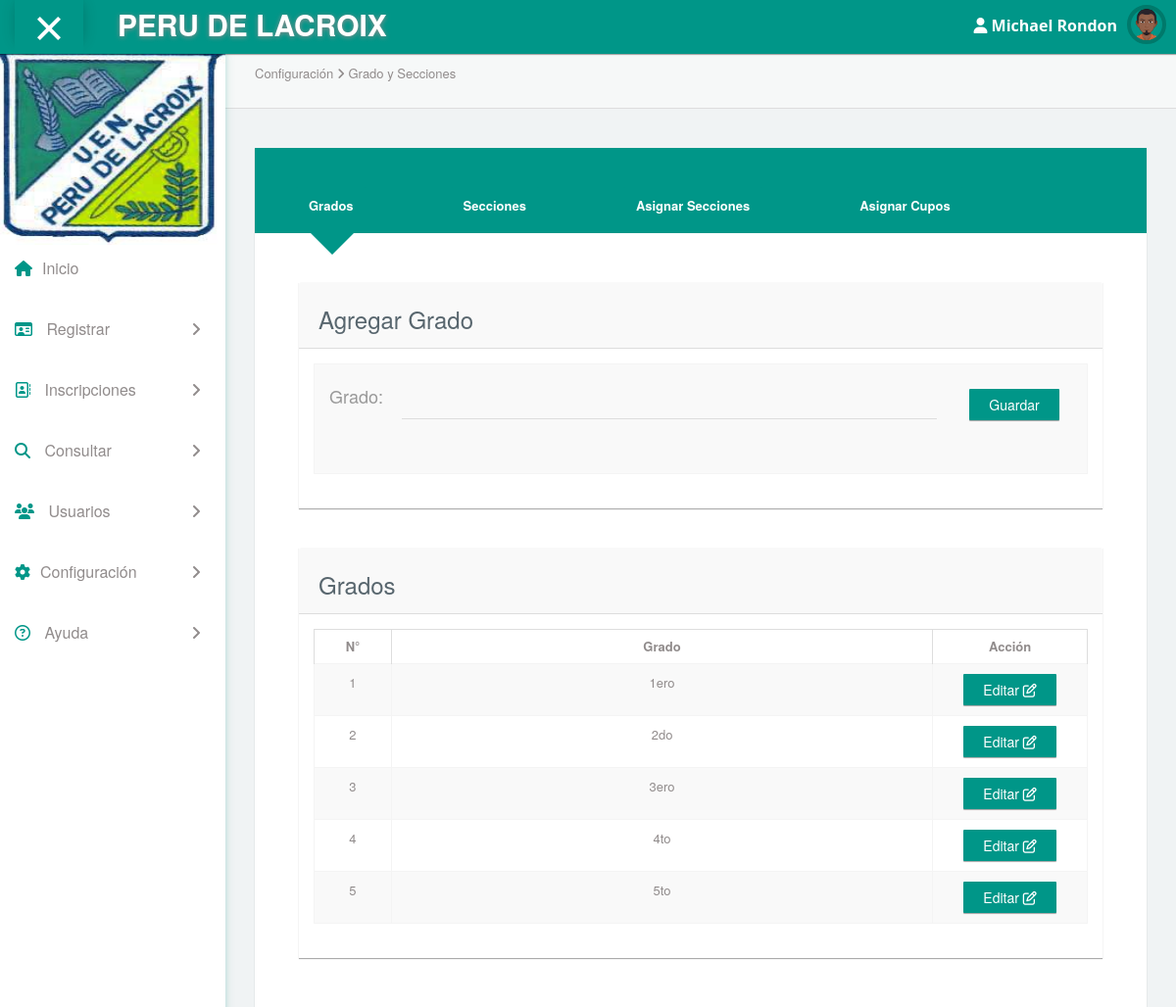
Page /?view=config&mode=GradoSecciones (signed in) on the committed database.
### tables this page shows
CREATE TABLE `menu` (
  `id_menu` tinyint(4) NOT NULL,
  `logo` text NOT NULL,
  `nombre` varchar(255) DEFAULT NULL
);

CREATE TABLE `usuario` (
  `id_usuario` int(11) NOT NULL,
  `usuario` varchar(100) NOT NULL,
  `clave` varchar(100) NOT NULL,
  `nombre` varchar(50) NOT NULL,
  `apellido` varchar(50) NOT NULL,
  `id_tipo_usu` int(11) NOT NULL,
  `id_status` int(11) NOT NULL,
  `foto` varchar(255) NOT NULL DEFAULT 'default.png'
);

CREATE TABLE `grado` (
  `id_grado` int(11) NOT NULL,
  `grado` varchar(10) NOT NULL
);

### core/bin/functions/Users.php (called while the page is built, shortened)
<?php
	function Users(){
		$db=new Conexion();
		$sql=$db->query("SELECT * FROM usuario;");
		if($db->rows($sql)>0){
			while($data=$db->recorrer($sql)){
				$users[$data['id_usuario']]=$data;
			}
		}else{
			$users=$_SESSION['users'];
		}
		return $_SESSION['users'];
	}
?>

### core/core.php (called while the page is built, shortened)
<?php
	require('core/models/classConexion.php');
	require('core/bin/functions/Users.php');
	require('core/bin/functions/Menu.php');
	$_users=Users();
	$_menu=Menu();
	if(isset($_SESSION['app_id'])){
		require('core/bin/functions/Grado.php');
		$_grado=Grado();
	}
?>

### core/models/classConexion.php (called while the page is built, shortened)
<?php
	class Conexion extends mysqli{
		public function rows($query){
			return mysqli_num_rows($query);
		}
		public function liberar($query){
			return mysqli_free_result($query);
		}
		public function recorrer($query){
			return mysqli_fetch_array($query);
		}
	}
?>

### core/bin/functions/Menu.php (called while the page is built, shortened)
<?php
	function Menu(){
		$db=new Conexion();
		$sql=$db->query("SELECT * FROM menu;");
		if($db->rows($sql)>0){
			while($data=$db->recorrer($sql)){
				$_menu[$data['id_menu']]=$data;
			}
		}else{
			$_menu=false;
		}
		return $_menu;
	}
?>

### core/bin/functions/Grado.php (called while the page is built, shortened)
<?php
	function Grado(){
		$db=new Conexion();
		$sql=$db->query("SELECT * FROM grado;");
		if($db->rows($sql)>0){
			while($data=$db->recorrer($sql)){
				$_grado[$data['id_grado']]=$data;
			}
		}else{
			$_grado=false;
		}
		return $_grado;
	}
?>

### html/configuracion/allGradoSecciones.php (the view, shortened to what this page needs)
<!DOCTYPE html>
<html>
	<?php
		if($_users[$_SESSION['app_id']]['id_tipo_usu']==1 || $_users[$_SESSION['app_id']]['id_tipo_usu']==2){
			include(HTML_DIR."overall/header.php");
					?>
				<body>
					<?php
				      	include(HTML_DIR."overall/menu.php");
				    ?>
					<div id="content">
						<div class="panel box-shadow-none content-header">
			                <div class="panel-body">
			                    <div class="col-md-9">
			                        <p class="animated fadeInDown">
			                          	Configuración <span class="fa-angle-right fa"></span> Grado y Secciones
			                        </p>
			                    </div>
			                </div>
			            </div>
			            <div class="col-md-12">
                  			<div class="col-md-12">
                                <div class="col-md-12 tabs-area">
	    			                <ul id="tabs-demo6" class="nav nav-tabs nav-tabs-v6" role="tablist">
                      					<li role="presentation" class="active">
                        					<a href="#tabs-demo7-area1" id="tabs-demo6-1" role="tab" data-toggle="tab" aria-expanded="true">Grados</a>
                      					</li>
                      					<li role="presentation" class="">
                        					<a href="#tabs-demo7-area2" role="tab" id="tabs-demo6-2" data-toggle="tab" aria-expanded="false">Secciones</a>
                      					</li>
                      					<li role="presentation">
                        					<a href="#tabs-demo7-area3" id="tabs-demo6-3" role="tab" data-toggle="tab" aria-expanded="false">Asignar Secciones</a>
                      					</li>
                      					<li role="presentation" class="">
                        					<a href="#tabs-demo7-area4" role="tab" id="tabs-demo6-4" data-toggle="tab" aria-expanded="false">Asignar Cupos</a>
                      					</li>
                    				</ul>
                    				<div id="tabsDemo6Content" class="tab-content tab-content-v6 col-md-12">
                      					<div role="tabpanel" class="tab-pane fade active in" id="tabs-demo7-area1" aria-labelledby="tabs-demo7-area1">
                        					<div class="col-md-12 top-20 padding-0">
			                					<div class="col-md-12">
			                    					<div class="panel">
			                    						<div class="panel-heading"><h3>Agregar Grado</h3></div>
			                   							<div class="panel-body">
			                    							<div class="responsive-table">
			                    								<table class="table table-striped table-bordered" width="100%" cellspacing="0">
			                    									<tbody>
			                      										<tr>
																			<td>
																				<form class="cmxform" id="form_grado" method="post" action="?view=config&mode=AddGrado">
																					<div class="form-group form-animate-text col-md-1 col-sm-1 col-xs-1" style="margin-top:0px !important;">
							                              								<label>Grado:</label>
							                            							</div>
							                            							<div class="form-group form-animate-text col-md-9 col-sm-9 col-xs-9" style="margin-top:0px !important;">
							                              								<input type="text" class="form-text" id="grado" name="grado" required maxlength="10">
							                            							</div>
							                            							<div class="col-md-2 col-sm-2 col-xs-2">
								                              							<input class="submit btn btn-teal" type="submit" value="Guardar">
								                        							</div>
																				</form>
																			</td>
																		</tr>
			                    									</tbody>
			                      								</table>
			                    							</div>
			                  							</div>
			                						</div>
			              						</div>
			            					</div>
								            <div class="col-md-12 top-20 padding-0">
								                <div class="col-md-12">
								                    <div class="panel">
								                    	<div class="panel-heading"><h3>Grados</h3></div>
								                   		<div class="panel-body">
								                    		<div class="responsive-table">
								                    			<table id="datatables-grado" class="table table-striped table-bordered" width="100%" cellspacing="0">
								                    				<thead>
								                      					<tr>
								                      						<th style="width: 10%; text-align: center;">N°</th>
																			<th style="text-align: center;">Grado</th>
																			<?php
																				if($_users[$_SESSION['app_id']]['id_tipo_usu']==1){
																					?>
																						<th style="width: 20%; text-align: center;">Acción</th>
																					<?php
																				}
																			?>
																		</tr>
								                    				</thead>
								                    				<tbody>
								                      					<?php
																			if($_grado>0){
																				$contador=1;
																				foreach ($_grado as $grado) {
																					?>
																						<tr>
																							<td style="width: 10%; text-align: center;"><?php echo $contador;?></td>
																							<td style="text-align: center;"><?php echo $grado['grado'];?></td>
																							<?php
																								if($_users[$_SESSION['app_id']]['id_tipo_usu']==1){
																									?>
																										<td style="width: 20%; text-align: center;">
																											<a href="?view=config&mode=EditGrado&id=<?php echo $grado['id_grado'];?>">
																												<button class="btn btn-teal" type="button" aria-haspopup="true">
																		    										Editar <i class="fa fa-pencil-square-o" aria-hidden="true"></i>
																		  										</button>
																		  									</a>
																										</td>
																									<?php
																								}
																							?>
																						</tr>
																					<?php
																					$contador++;
																				}
																			}
																		?>
								                    				</tbody>
								                      			</table>
								                    		</div>
								                  		</div>
								                	</div>
								              	</div>
								            </div>
                      					</div>
                    				</div>
                  				</div>
                  			</div>
              			</div>
					</div>
				</body>
			<?php
		}else{
			header('location: ?view=index');
		}
	?>
</html>

### html/overall/menu.php (shortened to what this page needs)
<nav class="navbar navbar-default header navbar-fixed-top">
    <div class="col-md-12 nav-wrapper">
        <div class="navbar-header" style="width:100%;">
            <div class="opener-left-menu is-open">
                <span class="bottom"></span>
            </div>
            <a href="?view=index" class="navbar-brand">
                <b><?php echo $_menu[1]['nombre'];?></b>
            </a>
            <ul class="nav navbar-nav navbar-right user-nav">
                <li class="user-name"><span><i class="fa fa-user" aria-hidden="true"></i> <?php echo $_users[$_SESSION['app_id']]['nombre']." ".$_users[$_SESSION['app_id']]['apellido'];?></span></li>
                <li class="dropdown avatar-dropdown" style="margin-right: 10px;">
                	<img src="asset/images/<?php echo $_users[$_SESSION['app_id']]['foto'];?>" class="img-circle avatar" alt="user name" data-toggle="dropdown" aria-haspopup="true" aria-expanded="true"/>
                </li>
            </ul>
        </div>
    </div>
</nav>
<div class="container-fluid mimin-wrapper">
    <div id="left-menu">
        <div class="sub-left-menu scroll">
            <ul class="nav nav-list">
                <li><div class="left-bg"><img src="asset/images/<?php echo $_menu[1]['logo'];?>"></div></li>
                <br><br><br><br><br>
                <li id="inicio" class="ripple"><a href="?view=index" class='navegacion'><span class="fa-home fa color-teal"></span>Inicio</a></li>
                <li class="ripple">
                    <a class="tree-toggle nav-header" id="registro">
    	                <span class="fa fa-id-card-o color-teal"></span> Registrar
                        <span class="fa-angle-right fa right-arrow text-right"></span>
                    </a>
                </li>
                <li class="ripple">
                    <a class="tree-toggle nav-header" id="inscripcion">
                        <span class="fa fa-address-book-o color-teal"></span> Inscripciones
                        <span class="fa-angle-right fa right-arrow text-right"></span>
                    </a>
                </li>
                <li class="ripple">
                    <a class="tree-toggle nav-header" id="consulta">
        	            <span class="fa fa-search color-teal"></span> Consultar
                        <span class="fa-angle-right fa right-arrow text-right"></span>
                    </a>
                </li>
                <?php
                    if($_users[$_SESSION['app_id']]['id_tipo_usu']==1){
                        ?>
                            <li class="ripple">
                                <a class="tree-toggle nav-header" id="usuario">
                                    <span class="fa fa-users color-teal"></span> Usuarios
                                    <span class="fa-angle-right fa right-arrow text-right"></span>
                                </a>
                            </li>
                        <?php
                    }
                    if($_users[$_SESSION['app_id']]['id_tipo_usu']==1 || $_users[$_SESSION['app_id']]['id_tipo_usu']==2){
                        ?>
                            <li class="ripple">
                            	<a class="tree-toggle nav-header" id="configuracion">
                            		<span class="fa fa-cog color-teal"></span>Configuración
                            		<span class="fa-angle-right fa right-arrow text-right"></span>
                            	</a>
                            </li>
                        <?php
                    }
                ?>
                <li class="ripple">
                    <a class="tree-toggle nav-header" id="consulta">
                        <span class="fa fa-question-circle-o color-teal"></span> Ayuda
                        <span class="fa-angle-right fa right-arrow text-right"></span>
                    </a>
                </li>
            </ul>
        </div>
    </div>

### rows in the picture
menu: nombre "PERU DE LACROIX", logo (picture)
usuario: nombre "Michael", apellido "Rondon", foto (picture)
grado: grado "1ero"
grado: grado "2do"
grado: grado "3ero"
grado: grado "4to"
grado: grado "5to"
